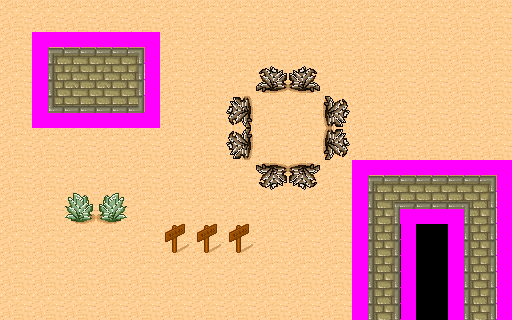

Below is a game level as drawn by its tile map, then a one-line description and the .tmx file that defines it, in full:
An orthogonal 16x10 tile map with 32x32 px tiles, 3 tile layers (Desert, Structure, Plants).

<map version="1.10" tiledversion="git" orientation="orthogonal" renderorder="right-down" width="16" height="10" tilewidth="32" tileheight="32" infinite="0" nextlayerid="5" nextobjectid="1">
 <tileset firstgid="1" name="Desert" tilewidth="32" tileheight="32" spacing="1" margin="1" tilecount="48" columns="8">
  <image source="resources/tmw_desert_spacing.png" trans="ff00ff" width="265" height="199" />
  <tile id="37">
   <animation>
    <frame tileid="37" duration="500" />
    <frame tileid="39" duration="500" />
   </animation>
  </tile>
 </tileset>
 <layer id="1" name="Desert" width="16" height="10">
  <data encoding="csv">
30,30,30,30,30,30,30,30,30,30,30,30,30,30,30,30,
30,30,30,30,30,30,30,30,30,30,30,30,30,30,30,30,
30,30,30,30,30,30,30,30,30,30,30,30,30,30,30,30,
30,30,30,30,30,30,30,30,30,30,30,30,30,30,30,30,
30,30,30,30,30,30,30,30,30,30,30,30,30,30,30,30,
30,30,30,30,30,30,30,30,30,30,30,30,30,30,30,30,
30,30,30,30,30,30,30,30,30,30,30,30,0,0,0,30,
30,30,30,30,30,30,30,30,30,30,30,30,0,0,0,30,
30,30,30,30,30,30,30,30,30,30,30,30,0,0,0,30,
30,30,30,30,30,30,30,30,30,30,30,30,0,0,0,30
</data>
 </layer>
 <layer id="2" name="Structure" width="16" height="10">
  <data encoding="csv">
0,0,0,0,0,0,0,0,0,0,0,0,0,0,0,0,
0,1,2,2,3,0,0,0,0,0,0,0,0,0,0,0,
0,9,10,10,11,0,0,0,0,0,0,0,0,0,0,0,
0,17,18,18,19,0,0,0,0,0,0,0,0,0,0,0,
0,0,0,0,0,0,0,0,0,0,0,0,0,0,0,0,
0,0,0,0,0,0,0,0,0,0,0,1,2,2,2,3,
0,0,0,0,0,0,0,0,0,0,0,9,20,18,21,11,
0,0,0,0,0,0,0,0,0,0,0,9,11,0,9,11,
0,0,0,0,0,0,0,0,0,0,0,9,11,0,9,11,
0,0,0,0,0,0,0,0,0,0,0,9,11,0,9,11
</data>
 </layer>
 <layer id="3" name="Plants" width="16" height="10">
  <data encoding="csv">
0,0,0,0,0,0,0,0,0,0,0,0,0,0,0,0,
0,0,0,0,0,0,0,0,0,0,0,0,0,0,0,0,
0,0,0,0,0,0,0,0,39,2147483687,0,0,0,0,0,0,
0,0,0,0,0,0,0,1610612775,0,0,2684354599,0,0,0,0,0,
0,0,0,0,0,0,0,536870951,0,0,3758096423,0,0,0,0,0,
0,0,0,0,0,0,0,0,1073741863,3221225511,0,0,0,0,0,0,
0,0,38,2147483686,0,0,0,0,0,0,0,0,0,0,0,0,
0,0,0,0,0,46,46,46,0,0,0,0,0,0,0,0,
0,0,0,0,0,0,0,0,0,0,0,0,0,0,0,0,
0,0,0,0,0,0,0,0,0,0,0,0,0,0,0,0
</data>
 </layer>
 <imagelayer id="4" name="Image Layer" opacity="0.7" offsetx="148" offsety="191.333">
  <image source="resources/logo.png" width="128" height="128" />
 </imagelayer>
</map>